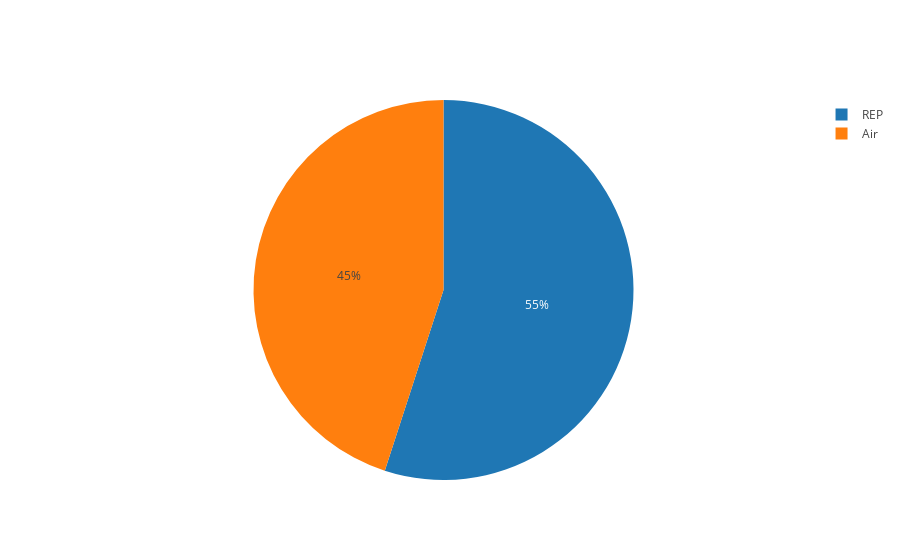

The notebook cell this image was saved under:
### Code cell
trace = go.Pie(labels=df['E'].value_counts().index, values=df['E'].value_counts().values)

py.iplot([trace], filename='E.html')

### Figure 1 — Plotly figure (JSON) as saved in the notebook; plotly's stock layout.template omitted (floating-point values rounded to 4 significant figures)
{"data": [{"labels": ["REP", "Air"], "type": "pie", "values": [11, 9]}], "layout": {}}
